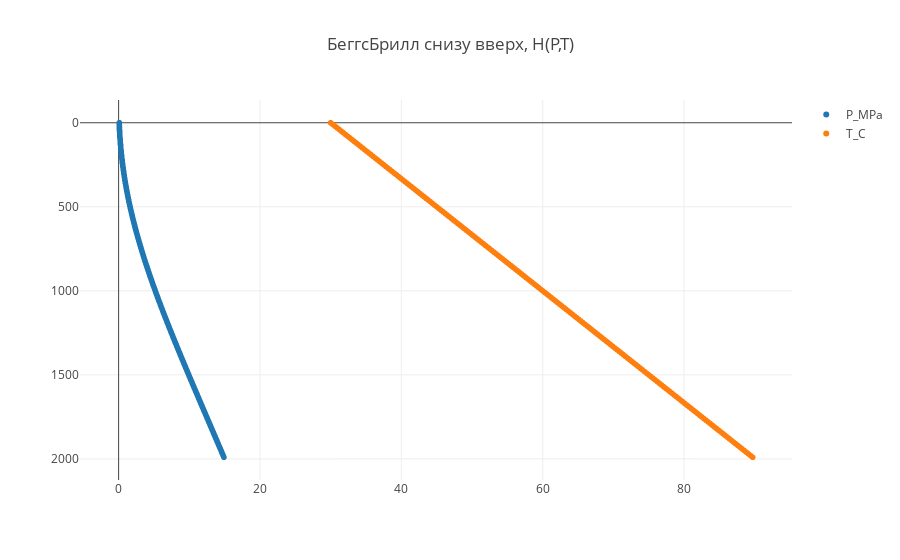

The notebook cell this image was saved under:
### Markdown cell above
Построение графиков

### Code cell
tracep = go.Scattergl(
    x = hydr_data.p_list,
    y = hydr_data.h_list,
    name = 'P_MPa',
    mode = 'markers'
)

tracet = go.Scattergl(
    x = hydr_data.t_list,
    y = hydr_data.h_list,
    name = 'T_C',
    mode = 'markers'
)

data = [tracep, tracet]

plot()

### Figure 1 — Plotly figure (JSON) as saved in the notebook; plotly's stock layout.template omitted (floating-point values rounded to 4 significant figures; data arrays with more than 128 entries replaced by an {"elided": "..."} marker saying what was removed)
{"data": [{"mode": "markers", "name": "P_MPa", "type": "scattergl", "uid": "a30246a2-e467-4f02-ab38-1dfe0a4f283f", "x": {"elided": "200 float values"}, "y": {"elided": "200 int values"}}, {"mode": "markers", "name": "T_C", "type": "scattergl", "uid": "ef859cad-d1e8-4ac8-a719-325de29e2bd8", "x": {"elided": "200 float values"}, "y": {"elided": "200 int values"}}], "layout": {"title": {"text": "БеггсБрилл снизу вверх, H(P,T)"}, "yaxis": {"autorange": "reversed"}}}
